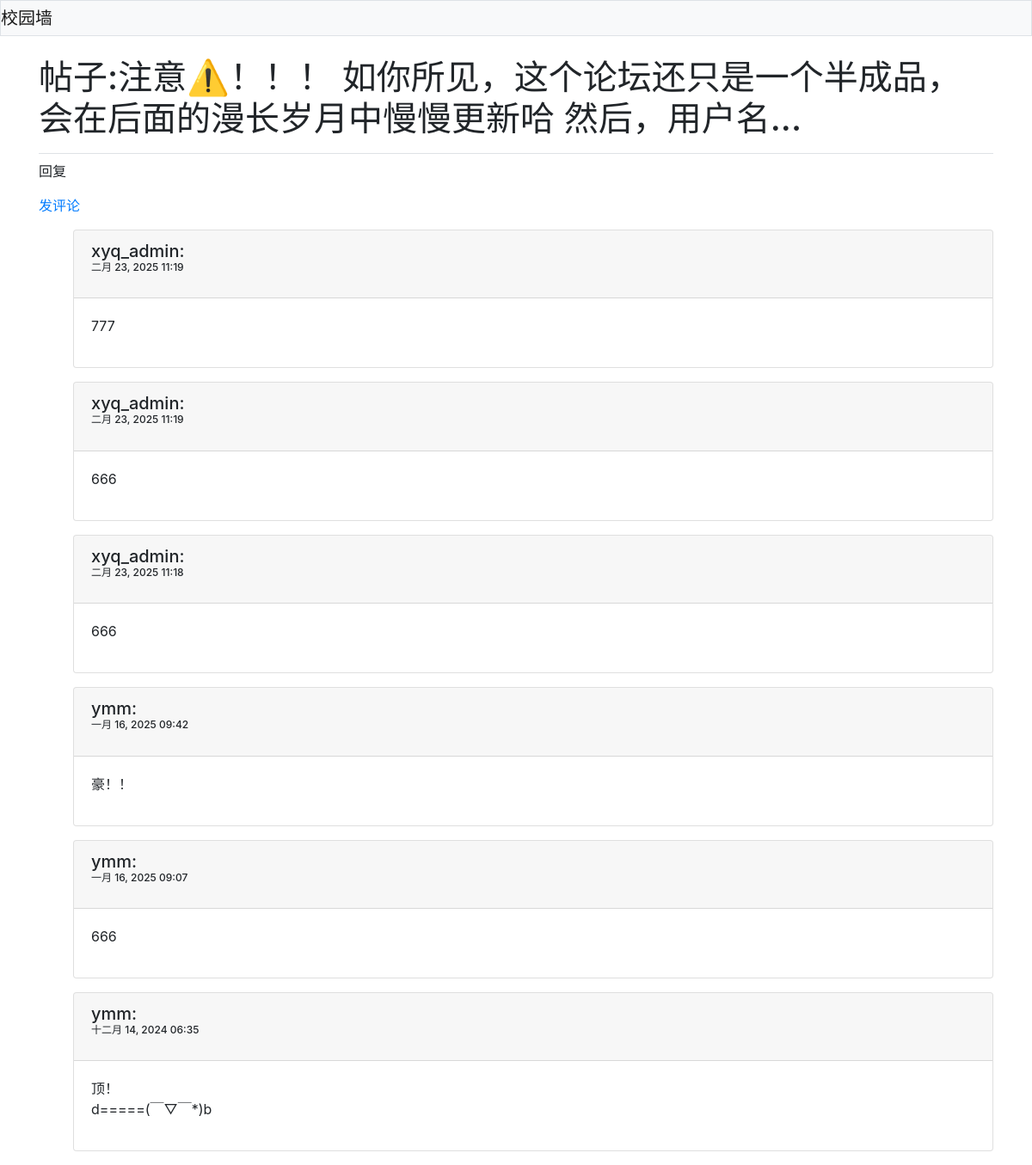
Page /entry/5/ on the committed database.
### xyq_files/models.py (models this page shows, shortened)
class Entry(models.Model):
    topic = models.ForeignKey(Topic,on_delete=models.CASCADE)
    text = models.TextField()
    date_added = models.DateTimeField(auto_now=True)
    owner = models.ForeignKey(User,on_delete=models.CASCADE)
    class Meta:
        verbose_name_plural = 'entries'
    def __str__(self):
        if len(self.text)>50:
            return f"{self.text[:50]}..."
        else:
            return self.text

class Reply(models.Model):
    entry = models.ForeignKey(Entry,on_delete=models.CASCADE)
    text = models.TextField()
    date_added = models.DateTimeField(auto_now=True)
    owner = models.ForeignKey(User,on_delete=models.CASCADE)
    class Meta:
        verbose_name_plural = 'replies'

### xyq_files/views.py (the view)
# urls.py: path('entry/<int:entry_id>/', views.entry,name='entry'),
def entry(request,entry_id):
    entry = Entry.objects.get(id=entry_id)
    replies = entry.reply_set.order_by('-date_added')
    context = {'entry':entry,'replies':replies}
    return render(request,'xyq_files/entry.html',context)

### xyq_files/templates/xyq_files/entry.html
{% extends "xyq_files/base.html" %}
{% block page_header %}
    <h1>帖子:{{ entry }}</h1>
{% endblock page_header %}
{% block content %}
    <p>回复</p>
    <p>
        <a href="{% url 'xyq_files:new_reply' entry.id %}">发评论</a>
    </p>
    <ul>
        {% for reply in replies %}
            <div class="card mb-3">
                <h5 class="card-header">
                    {{ reply.owner }}:
                    <p style="font-size: 12px;">
                        {{ reply.date_added|date:'M d, Y h:i'}}
                    </p>
                </h5>
                <div class="card-body">
                    {{ reply.text|linebreaks }}
                </div>
            </div>
        {% empty %}
            <p>还没有评论呢~</p>
        {% endfor %}
    </ul>
{% endblock content %}

### rows in the picture
Entry: text "注意⚠️！！！ 如你所见，这个论坛还只是一个半成品，会在后面的漫长岁月中慢慢更新哈 然后，用户名..."
Reply: owner "xyq_admin", date_added "二月 23, 2025 11:19", text "777"
Reply: owner "xyq_admin", date_added "二月 23, 2025 11:19", text "666"
Reply: owner "xyq_admin", date_added "二月 23, 2025 11:18", text "666"
Reply: owner "ymm", date_added "一月 16, 2025 09:42", text "豪！！"
Reply: owner "ymm", date_added "一月 16, 2025 09:07", text "666"
Reply: owner "ymm", date_added "十二月 14, 2024 06:35", text "顶！ d=====(￣▽￣*)b"
